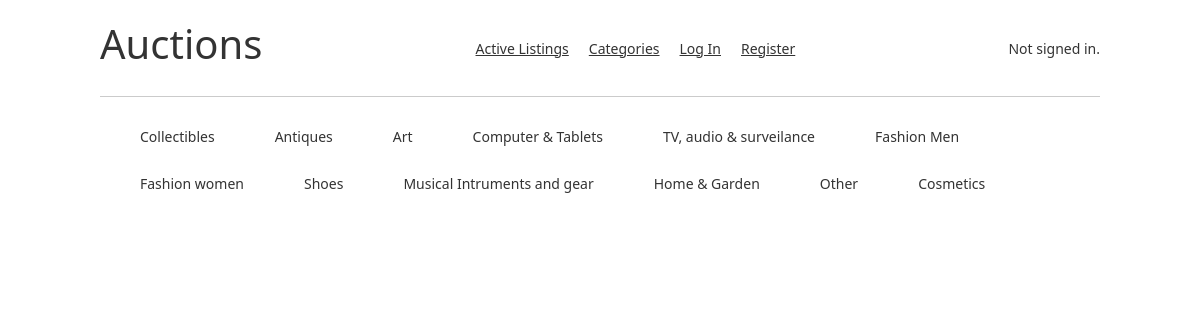
The page /categories on the database its author committed.
### auctions/models.py (models this page shows)
class Categories(models.Model):
    id = models.AutoField(primary_key=True)
    title = models.CharField(max_length=64)

### auctions/views.py (the view)
# urls.py: path("categories", views.categories, name="categories"),
def categories(request):
    categories = Categories.objects.all()
    return render(request, "auctions/categories.html", {
        "categories": categories
    })

### auctions/templates/auctions/categories.html (shortened to what this page needs)
{% extends "auctions/layout.html" %}
{% block body %}
<div class="category">
    {% for category in categories %}
    <a class="categories" href="{% url 'category' category.id %}">{{category.title}}</a>
    {% endfor %}
</div>
{% endblock %}

### auctions/templates/auctions/layout.html (shortened to what this page needs)
{% load static %}
<!DOCTYPE html>
<html lang="en">
<head>
    <link rel="stylesheet" href="https://stackpath.bootstrapcdn.com/bootstrap/4.4.1/css/bootstrap.min.css"
>
    <link href="https://cdn.jsdelivr.net/npm/bootstrap@5.2.0/dist/css/bootstrap.min.css" rel="stylesheet"
>
    <link href="{% static 'auctions/styles.css' %}" rel="stylesheet">
</head>
<body>
    <header>
        <h1>Auctions</h1>
        <nav>
            <a class="navigation" href="{% url 'index' %}">Active Listings</a>
            <a class="navigation" href="{% url 'categories' %}">Categories</a>
            {% if user.is_authenticated %}
            <a class="navigation" href="{% url 'createlisting' %}">Create Listing</a>
            <a class="navigation" href="{% url 'logout' %}">Log Out</a>
            <a class="navigation" href="{% url 'watchlist' %}">My Watchlist</a>
            {% else %}
            <a class="navigation" href="{% url 'login' %}">Log In</a>
            <a class="navigation" href="{% url 'register' %}">Register</a>
            {% endif %}
        </nav>
        <div>
            {% if user.is_authenticated %}
            Signed in as <strong>{{ user.username }}</strong>.
            {% else %}
            Not signed in.
            {% endif %}
        </div>
    </header>
    <main>
        <hr>
        {% block body %}
        {% endblock %}
    </main>
</body>
</html>

### auctions/static/auctions/styles.css (style rules this page uses)
body { padding: 10px; }

### auctions/templates/auctions/layout.html (style rules this page uses)
body { padding: 10px; font-size: 14px; font-family: system-ui, -apple-system, BlinkMacSystemFont, 'Segoe UI', Roboto, Oxygen, Ubuntu, Cantarell, 'Open Sans', 'Helvetica Neue', sans-serif; color: #333; width: 1080px; margin: 20px auto 0 auto; padding: 0 20px 20px 20px; }
main { margin: 20px auto 0 auto; padding: 0 20px 20px 20px; }
header { display: flex; justify-content: space-between; align-items: center; flex-direction: row; color: #333; padding: 0 20px; }
nav { display: flex; flex-direction: row; }
.navigation { color: #333; font-family: system-ui, -apple-system, BlinkMacSystemFont, 'Segoe UI', Roboto, Oxygen, Ubuntu, Cantarell, 'Open Sans', 'Helvetica Neue', sans-serif; margin: 5px 10px; }
.categories { all: unset; color: #333; border-radius: 5px; padding: 13px 20px; border-radius: 5px; margin-left: 20px; float: left; }

### rows shown on the page
Categories: title "Collectibles"
Categories: title "Antiques"
Categories: title "Art"
Categories: title "Computer & Tablets"
Categories: title "TV, audio & surveilance"
Categories: title "Fashion Men"
Categories: title "Fashion women"
Categories: title "Shoes"
Categories: title "Musical Intruments and gear"
Categories: title "Home & Garden"
Categories: title "Other"
Categories: title "Cosmetics"
